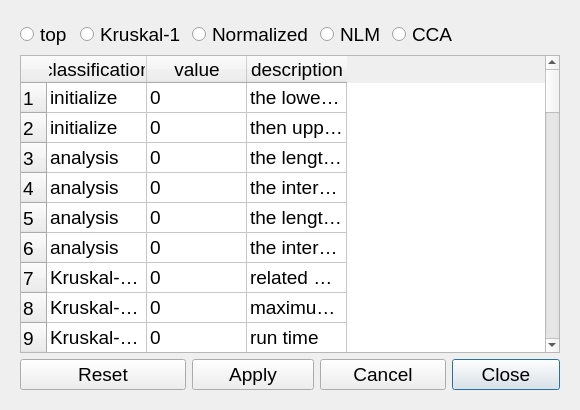
<?xml version="1.0" encoding="UTF-8"?>
<ui version="4.0">
 <class>NLDRsetting</class>
 <widget class="QDialog" name="NLDRsetting">
  <property name="geometry">
   <rect>
    <x>0</x>
    <y>0</y>
    <width>580</width>
    <height>410</height>
   </rect>
  </property>
  <property name="windowTitle">
   <string>Dialog</string>
  </property>
  <layout class="QGridLayout" name="gridLayout_2">
   <item row="0" column="0">
    <widget class="QWidget" name="widget" native="true">
     <property name="sizePolicy">
      <sizepolicy hsizetype="Preferred" vsizetype="Preferred">
       <horstretch>0</horstretch>
       <verstretch>0</verstretch>
      </sizepolicy>
     </property>
     <property name="font">
      <font>
       <family>Arial</family>
       <pointsize>14</pointsize>
      </font>
     </property>
     <layout class="QGridLayout" name="gridLayout">
      <item row="1" column="0" colspan="8">
       <widget class="QTableWidget" name="tablewidgetnldr">
        <property name="font">
         <font>
          <family>Arial</family>
          <pointsize>14</pointsize>
         </font>
        </property>
        <property name="horizontalScrollBarPolicy">
         <enum>Qt::ScrollBarAsNeeded</enum>
        </property>
        <row>
         <property name="text">
          <string>1</string>
         </property>
        </row>
        <row>
         <property name="text">
          <string>2</string>
         </property>
        </row>
        <row>
         <property name="text">
          <string>3</string>
         </property>
        </row>
        <row>
         <property name="text">
          <string>4</string>
         </property>
        </row>
        <row>
         <property name="text">
          <string>5</string>
         </property>
        </row>
        <row>
         <property name="text">
          <string>6</string>
         </property>
        </row>
        <row>
         <property name="text">
          <string>7</string>
         </property>
        </row>
        <row>
         <property name="text">
          <string>8</string>
         </property>
        </row>
        <row>
         <property name="text">
          <string>9</string>
         </property>
        </row>
        <row>
         <property name="text">
          <string>10</string>
         </property>
        </row>
        <row>
         <property name="text">
          <string>11</string>
         </property>
        </row>
        <row>
         <property name="text">
          <string>12</string>
         </property>
        </row>
        <row>
         <property name="text">
          <string>13</string>
         </property>
        </row>
        <row>
         <property name="text">
          <string>14</string>
         </property>
        </row>
        <row>
         <property name="text">
          <string>15</string>
         </property>
        </row>
        <row>
         <property name="text">
          <string>16</string>
         </property>
        </row>
        <row>
         <property name="text">
          <string>17</string>
         </property>
        </row>
        <row>
         <property name="text">
          <string>18</string>
         </property>
        </row>
        <row>
         <property name="text">
          <string>19</string>
         </property>
        </row>
        <row>
         <property name="text">
          <string>20</string>
         </property>
        </row>
        <row>
         <property name="text">
          <string>21</string>
         </property>
        </row>
        <row>
         <property name="text">
          <string>22</string>
         </property>
        </row>
        <row>
         <property name="text">
          <string>23</string>
         </property>
        </row>
        <row>
         <property name="text">
          <string>24</string>
         </property>
        </row>
        <row>
         <property name="text">
          <string>25</string>
         </property>
        </row>
        <row>
         <property name="text">
          <string>26</string>
         </property>
        </row>
        <row>
         <property name="text">
          <string>27</string>
         </property>
        </row>
        <row>
         <property name="text">
          <string>28</string>
         </property>
        </row>
        <row>
         <property name="text">
          <string>29</string>
         </property>
        </row>
        <row>
         <property name="text">
          <string>30</string>
         </property>
        </row>
        <row>
         <property name="text">
          <string>31</string>
         </property>
        </row>
        <row>
         <property name="text">
          <string>32</string>
         </property>
        </row>
        <row>
         <property name="text">
          <string>33</string>
         </property>
        </row>
        <row>
         <property name="text">
          <string>34</string>
         </property>
        </row>
        <row>
         <property name="text">
          <string>35</string>
         </property>
        </row>
        <row>
         <property name="text">
          <string>36</string>
         </property>
        </row>
        <row>
         <property name="text">
          <string>37</string>
         </property>
        </row>
        <row>
         <property name="text">
          <string>38</string>
         </property>
        </row>
        <row>
         <property name="text">
          <string>39</string>
         </property>
        </row>
        <row>
         <property name="text">
          <string>40</string>
         </property>
        </row>
        <row>
         <property name="text">
          <string>41</string>
         </property>
        </row>
        <row>
         <property name="text">
          <string>42</string>
         </property>
        </row>
        <row>
         <property name="text">
          <string>43</string>
         </property>
        </row>
        <row>
         <property name="text">
          <string>44</string>
         </property>
        </row>
        <row>
         <property name="text">
          <string>45</string>
         </property>
        </row>
        <row>
         <property name="text">
          <string>46</string>
         </property>
        </row>
        <row>
         <property name="text">
          <string>47</string>
         </property>
        </row>
        <row>
         <property name="text">
          <string>48</string>
         </property>
        </row>
        <row>
         <property name="text">
          <string>49</string>
         </property>
        </row>
        <row>
         <property name="text">
          <string>50</string>
         </property>
        </row>
        <row>
         <property name="text">
          <string>51</string>
         </property>
        </row>
        <column>
         <property name="text">
          <string>classification</string>
         </property>
        </column>
        <column>
         <property name="text">
          <string>value</string>
         </property>
        </column>
        <column>
         <property name="text">
          <string>description</string>
         </property>
        </column>
        <item row="0" column="0">
         <property name="text">
          <string>initialize</string>
         </property>
        </item>
        <item row="0" column="1">
         <property name="text">
          <string>0</string>
         </property>
        </item>
        <item row="0" column="2">
         <property name="text">
          <string>the lower bound of uniform random number</string>
         </property>
        </item>
        <item row="1" column="0">
         <property name="text">
          <string>initialize</string>
         </property>
        </item>
        <item row="1" column="1">
         <property name="text">
          <string>0</string>
         </property>
        </item>
        <item row="1" column="2">
         <property name="text">
          <string>then upper bound of uniform random number</string>
         </property>
        </item>
        <item row="2" column="0">
         <property name="text">
          <string>analysis</string>
         </property>
        </item>
        <item row="2" column="1">
         <property name="text">
          <string>0</string>
         </property>
        </item>
        <item row="2" column="2">
         <property name="text">
          <string>the length of trustworthiness-neighbor-array</string>
         </property>
        </item>
        <item row="3" column="0">
         <property name="text">
          <string>analysis</string>
         </property>
        </item>
        <item row="3" column="1">
         <property name="text">
          <string>0</string>
         </property>
        </item>
        <item row="3" column="2">
         <property name="text">
          <string>the interval of trustworthiness-neighbor-array</string>
         </property>
        </item>
        <item row="4" column="0">
         <property name="text">
          <string>analysis</string>
         </property>
        </item>
        <item row="4" column="1">
         <property name="text">
          <string>0</string>
         </property>
        </item>
        <item row="4" column="2">
         <property name="text">
          <string>the length of continuity-neighbor-array</string>
         </property>
        </item>
        <item row="5" column="0">
         <property name="text">
          <string>analysis</string>
         </property>
        </item>
        <item row="5" column="1">
         <property name="text">
          <string>0</string>
         </property>
        </item>
        <item row="5" column="2">
         <property name="text">
          <string>the interval of continuity-neighbor-array</string>
         </property>
        </item>
        <item row="6" column="0">
         <property name="text">
          <string>Kruskal-1 LIN</string>
         </property>
        </item>
        <item row="6" column="1">
         <property name="text">
          <string>0</string>
         </property>
        </item>
        <item row="6" column="2">
         <property name="text">
          <string>related error of stress</string>
         </property>
        </item>
        <item row="7" column="0">
         <property name="text">
          <string>Kruskal-1 LIN</string>
         </property>
        </item>
        <item row="7" column="1">
         <property name="text">
          <string>0</string>
         </property>
        </item>
        <item row="7" column="2">
         <property name="text">
          <string>maximum iteration number</string>
         </property>
        </item>
        <item row="8" column="0">
         <property name="text">
          <string>Kruskal-1 LIN</string>
         </property>
        </item>
        <item row="8" column="1">
         <property name="text">
          <string>0</string>
         </property>
        </item>
        <item row="8" column="2">
         <property name="text">
          <string>run time</string>
         </property>
        </item>
        <item row="9" column="0">
         <property name="text">
          <string>Kruskal-1 MAJ</string>
         </property>
        </item>
        <item row="9" column="1">
         <property name="text">
          <string>0</string>
         </property>
        </item>
        <item row="9" column="2">
         <property name="text">
          <string>related error of stress</string>
         </property>
        </item>
        <item row="10" column="0">
         <property name="text">
          <string>Kruskal-1 MAJ</string>
         </property>
        </item>
        <item row="10" column="1">
         <property name="text">
          <string>0</string>
         </property>
        </item>
        <item row="10" column="2">
         <property name="text">
          <string>maximum iteration number</string>
         </property>
        </item>
        <item row="11" column="0">
         <property name="text">
          <string>Kruskal-1 MAJ</string>
         </property>
        </item>
        <item row="11" column="1">
         <property name="text">
          <string>0</string>
         </property>
        </item>
        <item row="11" column="2">
         <property name="text">
          <string>run time</string>
         </property>
        </item>
        <item row="12" column="0">
         <property name="text">
          <string>Kruskal-1 GAU</string>
         </property>
        </item>
        <item row="12" column="1">
         <property name="text">
          <string>0</string>
         </property>
        </item>
        <item row="12" column="2">
         <property name="text">
          <string>related error of stress</string>
         </property>
        </item>
        <item row="13" column="0">
         <property name="text">
          <string>Kruskal-1 GAU</string>
         </property>
        </item>
        <item row="13" column="1">
         <property name="text">
          <string>0</string>
         </property>
        </item>
        <item row="13" column="2">
         <property name="text">
          <string>maximum iteration number</string>
         </property>
        </item>
        <item row="14" column="0">
         <property name="text">
          <string>Kruskal-1 GAU</string>
         </property>
        </item>
        <item row="14" column="1">
         <property name="text">
          <string>0</string>
         </property>
        </item>
        <item row="14" column="2">
         <property name="text">
          <string>run time</string>
         </property>
        </item>
        <item row="15" column="0">
         <property name="text">
          <string>Kruskal-1 STO</string>
         </property>
        </item>
        <item row="15" column="1">
         <property name="text">
          <string>0</string>
         </property>
        </item>
        <item row="15" column="2">
         <property name="text">
          <string>the number of epochs</string>
         </property>
        </item>
        <item row="16" column="0">
         <property name="text">
          <string>Kruskal-1 STO</string>
         </property>
        </item>
        <item row="16" column="1">
         <property name="text">
          <string>0</string>
         </property>
        </item>
        <item row="16" column="2">
         <property name="text">
          <string>the initial ratio of simulate annealing</string>
         </property>
        </item>
        <item row="17" column="0">
         <property name="text">
          <string>Kruskal-1 STO</string>
         </property>
        </item>
        <item row="17" column="1">
         <property name="text">
          <string>0</string>
         </property>
        </item>
        <item row="17" column="2">
         <property name="text">
          <string>the final ratio of simulate annealing</string>
         </property>
        </item>
        <item row="18" column="0">
         <property name="text">
          <string>Normalized MAJ</string>
         </property>
        </item>
        <item row="18" column="1">
         <property name="text">
          <string>0</string>
         </property>
        </item>
        <item row="18" column="2">
         <property name="text">
          <string>related error of stress</string>
         </property>
        </item>
        <item row="19" column="0">
         <property name="text">
          <string>Normalized MAJ</string>
         </property>
        </item>
        <item row="19" column="1">
         <property name="text">
          <string>0</string>
         </property>
        </item>
        <item row="19" column="2">
         <property name="text">
          <string>maximum iteration number</string>
         </property>
        </item>
        <item row="20" column="0">
         <property name="text">
          <string>Normalized MAJ</string>
         </property>
        </item>
        <item row="20" column="1">
         <property name="text">
          <string>0</string>
         </property>
        </item>
        <item row="20" column="2">
         <property name="text">
          <string>run time</string>
         </property>
        </item>
        <item row="21" column="0">
         <property name="text">
          <string>Normalized GAU</string>
         </property>
        </item>
        <item row="21" column="1">
         <property name="text">
          <string>0</string>
         </property>
        </item>
        <item row="21" column="2">
         <property name="text">
          <string>related error of stress</string>
         </property>
        </item>
        <item row="22" column="0">
         <property name="text">
          <string>Normalized GAU</string>
         </property>
        </item>
        <item row="22" column="1">
         <property name="text">
          <string>0</string>
         </property>
        </item>
        <item row="22" column="2">
         <property name="text">
          <string>maximum iteration number</string>
         </property>
        </item>
        <item row="23" column="0">
         <property name="text">
          <string>Normalized GAU</string>
         </property>
        </item>
        <item row="23" column="1">
         <property name="text">
          <string>0</string>
         </property>
        </item>
        <item row="23" column="2">
         <property name="text">
          <string>run time</string>
         </property>
        </item>
        <item row="24" column="0">
         <property name="text">
          <string>Normalized STO</string>
         </property>
        </item>
        <item row="24" column="1">
         <property name="text">
          <string>0</string>
         </property>
        </item>
        <item row="24" column="2">
         <property name="text">
          <string>the number of epochs</string>
         </property>
        </item>
        <item row="25" column="0">
         <property name="text">
          <string>Normalized STO</string>
         </property>
        </item>
        <item row="25" column="1">
         <property name="text">
          <string>0</string>
         </property>
        </item>
        <item row="25" column="2">
         <property name="text">
          <string>the initial ratio of simulate annealing</string>
         </property>
        </item>
        <item row="26" column="0">
         <property name="text">
          <string>Normalized STO</string>
         </property>
        </item>
        <item row="26" column="1">
         <property name="text">
          <string>0</string>
         </property>
        </item>
        <item row="26" column="2">
         <property name="text">
          <string>the final ratio of simulate annealing</string>
         </property>
        </item>
        <item row="27" column="0">
         <property name="text">
          <string>NLM MAJ</string>
         </property>
        </item>
        <item row="27" column="1">
         <property name="text">
          <string>0</string>
         </property>
        </item>
        <item row="27" column="2">
         <property name="text">
          <string>related error of stress</string>
         </property>
        </item>
        <item row="28" column="0">
         <property name="text">
          <string>NLM MAJ</string>
         </property>
        </item>
        <item row="28" column="1">
         <property name="text">
          <string>0</string>
         </property>
        </item>
        <item row="28" column="2">
         <property name="text">
          <string>maximum iteration number</string>
         </property>
        </item>
        <item row="29" column="0">
         <property name="text">
          <string>NLM MAJ</string>
         </property>
        </item>
        <item row="29" column="1">
         <property name="text">
          <string>0</string>
         </property>
        </item>
        <item row="29" column="2">
         <property name="text">
          <string>run time</string>
         </property>
        </item>
        <item row="30" column="0">
         <property name="text">
          <string>NLM GAU</string>
         </property>
        </item>
        <item row="30" column="1">
         <property name="text">
          <string>0</string>
         </property>
        </item>
        <item row="30" column="2">
         <property name="text">
          <string>related error of stress</string>
         </property>
        </item>
        <item row="31" column="0">
         <property name="text">
          <string>NLM GAU</string>
         </property>
        </item>
        <item row="31" column="1">
         <property name="text">
          <string>0</string>
         </property>
        </item>
        <item row="31" column="2">
         <property name="text">
          <string>maximum iteration number</string>
         </property>
        </item>
        <item row="32" column="0">
         <property name="text">
          <string>NLM GAU</string>
         </property>
        </item>
        <item row="32" column="1">
         <property name="text">
          <string>0</string>
         </property>
        </item>
        <item row="32" column="2">
         <property name="text">
          <string>run time</string>
         </property>
        </item>
        <item row="33" column="0">
         <property name="text">
          <string>NLM STO</string>
         </property>
        </item>
        <item row="33" column="1">
         <property name="text">
          <string>0</string>
         </property>
        </item>
        <item row="33" column="2">
         <property name="text">
          <string>the number of epochs</string>
         </property>
        </item>
        <item row="34" column="0">
         <property name="text">
          <string>NLM STO</string>
         </property>
        </item>
        <item row="34" column="1">
         <property name="text">
          <string>0</string>
         </property>
        </item>
        <item row="34" column="2">
         <property name="text">
          <string>the initial ratio of simulate annealing</string>
         </property>
        </item>
        <item row="35" column="0">
         <property name="text">
          <string>NLM STO</string>
         </property>
        </item>
        <item row="35" column="1">
         <property name="text">
          <string>0</string>
         </property>
        </item>
        <item row="35" column="2">
         <property name="text">
          <string>the final ratio of simulate annealing</string>
         </property>
        </item>
        <item row="36" column="0">
         <property name="text">
          <string>CCA MAJ</string>
         </property>
        </item>
        <item row="36" column="1">
         <property name="text">
          <string>0</string>
         </property>
        </item>
        <item row="36" column="2">
         <property name="text">
          <string>related error of stress</string>
         </property>
        </item>
        <item row="37" column="0">
         <property name="text">
          <string>CCA MAJ</string>
         </property>
        </item>
        <item row="37" column="1">
         <property name="text">
          <string>0</string>
         </property>
        </item>
        <item row="37" column="2">
         <property name="text">
          <string>maximum iteration number</string>
         </property>
        </item>
        <item row="38" column="0">
         <property name="text">
          <string>CCA MAJ</string>
         </property>
        </item>
        <item row="38" column="1">
         <property name="text">
          <string>0</string>
         </property>
        </item>
        <item row="38" column="2">
         <property name="text">
          <string>run time</string>
         </property>
        </item>
        <item row="39" column="0">
         <property name="text">
          <string>CCA MAJ</string>
         </property>
        </item>
        <item row="39" column="1">
         <property name="text">
          <string>0</string>
         </property>
        </item>
        <item row="39" column="2">
         <property name="text">
          <string>the initial parameters of F(x)</string>
         </property>
        </item>
        <item row="40" column="0">
         <property name="text">
          <string>CCA MAJ</string>
         </property>
        </item>
        <item row="40" column="1">
         <property name="text">
          <string>0</string>
         </property>
        </item>
        <item row="40" column="2">
         <property name="text">
          <string>the final parameters of F(x)</string>
         </property>
        </item>
        <item row="41" column="0">
         <property name="text">
          <string>CCA GAU</string>
         </property>
        </item>
        <item row="41" column="1">
         <property name="text">
          <string>0</string>
         </property>
        </item>
        <item row="41" column="2">
         <property name="text">
          <string>related error of stress</string>
         </property>
        </item>
        <item row="42" column="0">
         <property name="text">
          <string>CCA GAU</string>
         </property>
        </item>
        <item row="42" column="1">
         <property name="text">
          <string>0</string>
         </property>
        </item>
        <item row="42" column="2">
         <property name="text">
          <string>maximum iteration number</string>
         </property>
        </item>
        <item row="43" column="0">
         <property name="text">
          <string>CCA GAU</string>
         </property>
        </item>
        <item row="43" column="1">
         <property name="text">
          <string>0</string>
         </property>
        </item>
        <item row="43" column="2">
         <property name="text">
          <string>run time</string>
         </property>
        </item>
        <item row="44" column="0">
         <property name="text">
          <string>CCA GAU</string>
         </property>
        </item>
        <item row="44" column="1">
         <property name="text">
          <string>0</string>
         </property>
        </item>
        <item row="44" column="2">
         <property name="text">
          <string>the initial parameters of F(x)</string>
         </property>
        </item>
        <item row="45" column="0">
         <property name="text">
          <string>CCA GAU</string>
         </property>
        </item>
        <item row="45" column="1">
         <property name="text">
          <string>0</string>
         </property>
        </item>
        <item row="45" column="2">
         <property name="text">
          <string>the final parameters of F(x)</string>
         </property>
        </item>
        <item row="46" column="0">
         <property name="text">
          <string>CCA STO</string>
         </property>
        </item>
        <item row="46" column="1">
         <property name="text">
          <string>0</string>
         </property>
        </item>
        <item row="46" column="2">
         <property name="text">
          <string>the number of epochs</string>
         </property>
        </item>
        <item row="47" column="0">
         <property name="text">
          <string>CCA STO</string>
         </property>
        </item>
        <item row="47" column="1">
         <property name="text">
          <string>0</string>
         </property>
        </item>
        <item row="47" column="2">
         <property name="text">
          <string>the initial parameters of F(x)</string>
         </property>
        </item>
        <item row="48" column="0">
         <property name="text">
          <string>CCA STO</string>
         </property>
        </item>
        <item row="48" column="1">
         <property name="text">
          <string>0</string>
         </property>
        </item>
        <item row="48" column="2">
         <property name="text">
          <string>the final parameters of F(x)</string>
         </property>
        </item>
        <item row="49" column="0">
         <property name="text">
          <string>CCA STO</string>
         </property>
        </item>
        <item row="49" column="1">
         <property name="text">
          <string>0</string>
         </property>
        </item>
        <item row="49" column="2">
         <property name="text">
          <string>the initial ratio of simulate annealing</string>
         </property>
        </item>
        <item row="50" column="0">
         <property name="text">
          <string>CCA STO</string>
         </property>
        </item>
        <item row="50" column="1">
         <property name="text">
          <string>0</string>
         </property>
        </item>
        <item row="50" column="2">
         <property name="text">
          <string>the final ratio of simulate annealing</string>
         </property>
        </item>
       </widget>
      </item>
      <item row="0" column="4">
       <widget class="QRadioButton" name="radionldrNLMButton">
        <property name="text">
         <string>NLM</string>
        </property>
       </widget>
      </item>
      <item row="0" column="1">
       <widget class="QRadioButton" name="radionldrKruButton">
        <property name="text">
         <string>Kruskal-1</string>
        </property>
       </widget>
      </item>
      <item row="0" column="0">
       <widget class="QRadioButton" name="radionldrtopButton">
        <property name="text">
         <string>top</string>
        </property>
       </widget>
      </item>
      <item row="0" column="2" colspan="2">
       <widget class="QRadioButton" name="radionldrNorButton">
        <property name="text">
         <string>Normalized</string>
        </property>
       </widget>
      </item>
      <item row="0" column="5" colspan="3">
       <widget class="QRadioButton" name="radionldrCCAButton">
        <property name="text">
         <string>CCA</string>
        </property>
       </widget>
      </item>
      <item row="2" column="4" colspan="2">
       <widget class="QPushButton" name="pushnldrcancel">
        <property name="font">
         <font>
          <family>Arial</family>
          <pointsize>14</pointsize>
         </font>
        </property>
        <property name="text">
         <string>Cancel</string>
        </property>
       </widget>
      </item>
      <item row="2" column="2" colspan="2">
       <widget class="QPushButton" name="pushnldrapply">
        <property name="font">
         <font>
          <family>Arial</family>
          <pointsize>14</pointsize>
         </font>
        </property>
        <property name="text">
         <string>Apply</string>
        </property>
       </widget>
      </item>
      <item row="2" column="6" colspan="2">
       <widget class="QPushButton" name="pushnldrclose">
        <property name="font">
         <font>
          <family>Arial</family>
          <pointsize>14</pointsize>
         </font>
        </property>
        <property name="text">
         <string>Close</string>
        </property>
        <property name="default">
         <bool>true</bool>
        </property>
       </widget>
      </item>
      <item row="2" column="0" colspan="2">
       <widget class="QPushButton" name="pushnldrreset">
        <property name="font">
         <font>
          <family>Arial</family>
          <pointsize>14</pointsize>
         </font>
        </property>
        <property name="text">
         <string>Reset</string>
        </property>
       </widget>
      </item>
     </layout>
    </widget>
   </item>
  </layout>
 </widget>
 <resources/>
 <connections/>
</ui>
